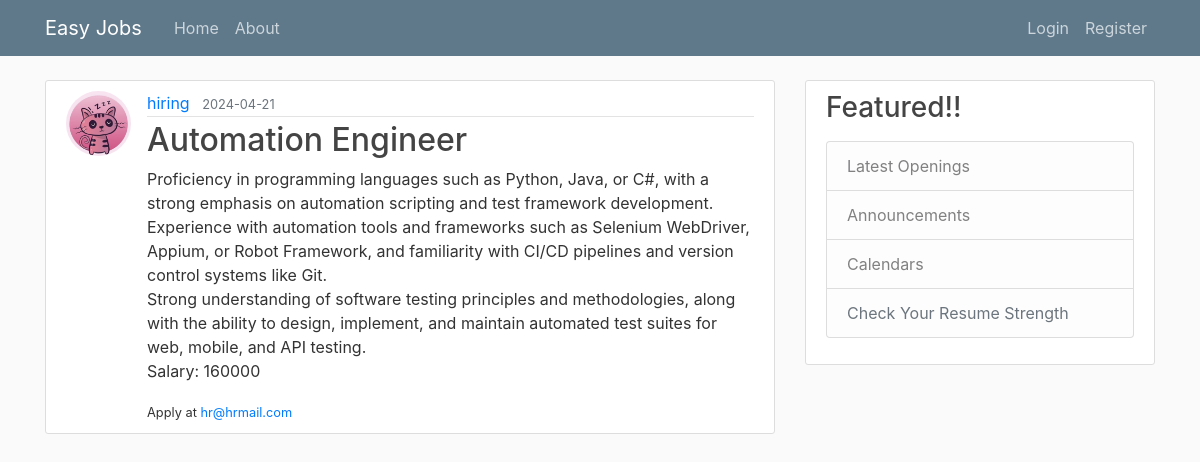
The page /post/5 on the database its author committed.
### app/models.py (models this page shows, shortened)
class User(db.Model, UserMixin):
    id = db.Column(db.Integer, primary_key=True)
    username = db.Column(db.String(20), unique=True, nullable=False)
    email = db.Column(db.String(120), unique=True, nullable=False)
    image_file = db.Column(db.String(20), nullable=False, default='default.jpg')
    password = db.Column(db.String(60), nullable=False)
    posts = db.relationship('Post', backref='author', lazy=True)

class Post(db.Model):
    id = db.Column(db.Integer, primary_key=True)
    title = db.Column(db.String(100), nullable=False)
    date_posted = db.Column(db.DateTime, nullable=False, default=datetime.utcnow)
    content = db.Column(db.Text, nullable=False)
    user_id = db.Column(db.Integer, db.ForeignKey('user.id'), nullable=False)

### app/routes.py (the view)
@app.route("/post/<int:post_id>")
def post(post_id):
    post = Post.query.get_or_404(post_id)
    return render_template('post.html', title=post.title, post=post)

### app/templates/post.html
{% extends "layout.html" %}
{% block content %}
   <article class="media content-section">
    <img class="rounded-circle article-img" src="{{ url_for('static', filename='profile_pics/' + post.author.image_file) }}" alt="">
        <div class="media-body">
            <div class="article-metadata">
              <a class="mr-2" href="#">{{ post.author.username }}</a>
              <small class="text-muted">{{ post.date_posted.strftime('%Y-%m-%d') }}</small>
            </div>
            <h2 class="article-title">{{ post.title }}</h2>
            <p class="article-content">{{ post.content }}</p>
            <small class="article-content">Apply at <a href="#">{{ post.author.email }}</a></small>
        </div>
    </article>
{% endblock content %}

### app/static/main.css (style rules this page uses)
body { background: #fafafa; color: #333333; margin-top: 5rem; }
h1, h2, h3, h4, h5, h6 { color: #444444; }
.content-section { background: #ffffff; padding: 10px 20px; border: 1px solid #dddddd; border-radius: 3px; margin-bottom: 20px; }
.article-title { color: #444444; }
.article-content { white-space: pre-line; }
.article-img { height: 65px; width: 65px; margin-right: 16px; }
.article-metadata { padding-bottom: 1px; margin-bottom: 4px; border-bottom: 1px solid #e3e3e3 }

### rows shown on the page
User: image_file (picture), author.username "hiring", author.email "hr@hrmail.com"
Post: date_posted "2024-04-21", title "Automation Engineer", content "Proficiency in programming languages such as Python, Java, or C#, with a strong emphasis on automation scripting and test framework development. Experience with automation tools and frameworks such as Selenium WebDriver, Appium, or Robot Framework, and familiarity with CI/CD pipelines and version control systems like Git. Strong understanding of software testing principles and methodologies, along with the ability to design, implement, and maintain automated test suites for web, mobile, and API testing. Salary: 160000"
